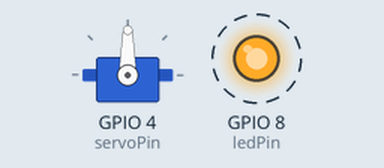
The sketch below on a simulated ESP32-S3. Parts: servo, output pins drawn as LEDs (lit = HIGH). Dashed ring = blinking. WiFi joins after 1.5 s; servers stay silent unless stated; not simulated (calls return 0 or success): passwords.h.

Above: at 0.1 s.
Timing chart, 0 to 3.0 s (numbered marks = the images above):
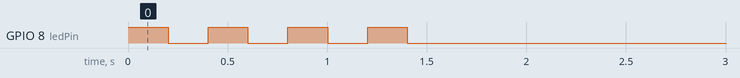

The sketch:

ESP32_to_MOZA.ino
```cpp
#include <WiFi.h>
#include <WiFiUdp.h>
#include <ESP32Servo.h>

#include "passwords.h"

const char* ssid = WIFI_SSID;
const char* password = WIFI_PASSWORD;

WiFiUDP udp;
const int localPort = 4210;

const int ledPin = 8;
const int servoPin = 4;

Servo steeringServo;

void setup() {

  pinMode(ledPin, OUTPUT);
  digitalWrite(ledPin, HIGH);

  steeringServo.setPeriodHertz(50);
  steeringServo.attach(servoPin, 500, 2500);

  WiFi.begin(ssid, password);
  udp.begin(localPort);
}

void loop() {

  if (WiFi.status() != WL_CONNECTED) {
    digitalWrite(ledPin, HIGH);
    delay(200);
    digitalWrite(ledPin, LOW);
    delay(200);
    return;
  }

  int packetSize = udp.parsePacket();

  if (packetSize == 2) {

    byte buffer[2];
    udp.read(buffer, 2);

    uint8_t throttle = buffer[0];
    int8_t steering = (int8_t)buffer[1];


    if (throttle == 255) {
      digitalWrite(ledPin, LOW);
    } else {
      digitalWrite(ledPin, HIGH);
    }


    int angle = map(steering, -100, 100, 0, 180);
    angle = constrain(angle, 0, 180);

    steeringServo.write(angle);
  }
}
```

Measured:
- by itself, GPIO 8 (ledPin): alternates HIGH for 0.20 s and LOW for 0.20 s, 7 changes in all, then stays LOW
